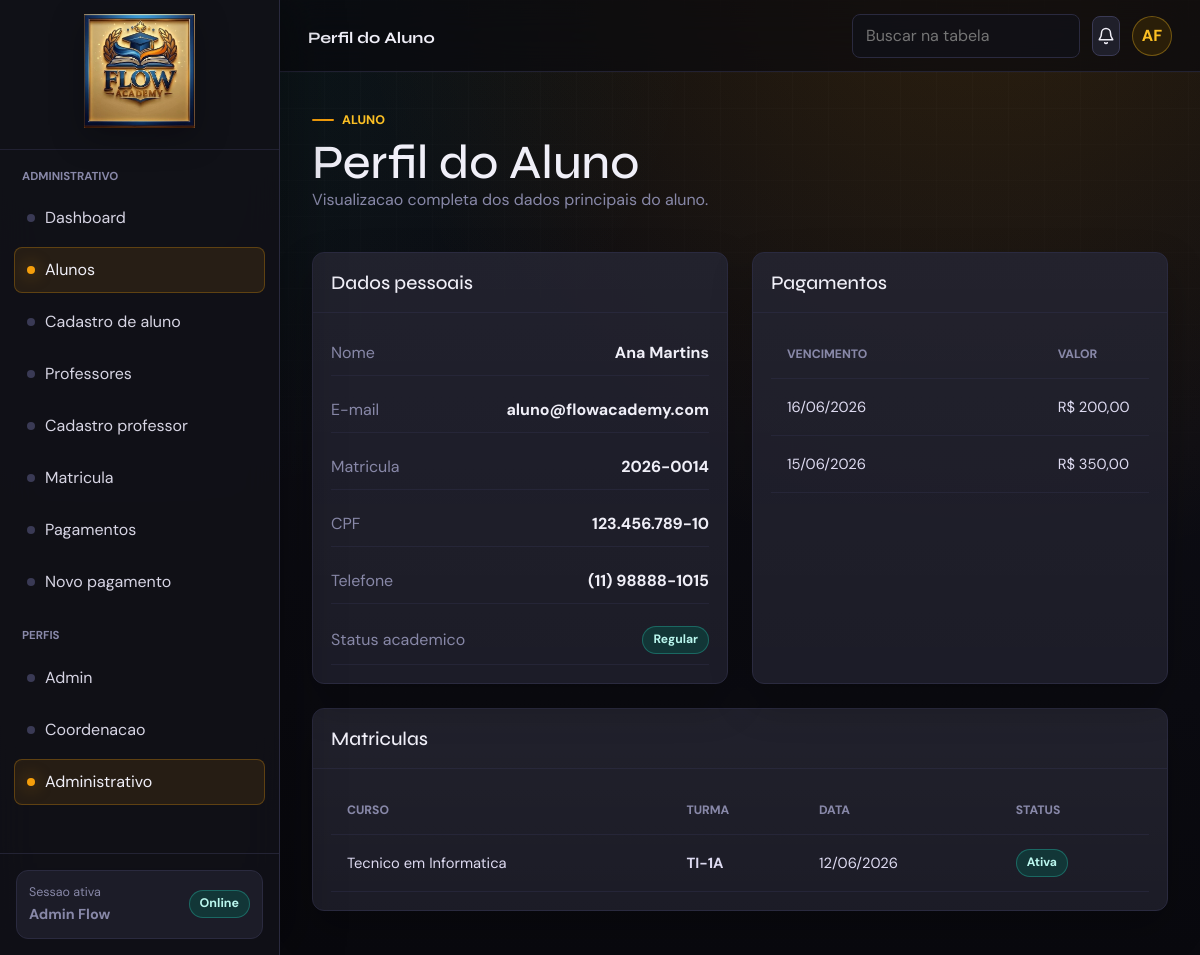
The app's page /web-php/pages/administrativo/aluno_ver.php (signed in) with its own data.
### tables this page shows
CREATE TABLE `alunos` (
  `id_aluno` int(11) NOT NULL AUTO_INCREMENT,
  `id_usuario` int(11) NOT NULL,
  `matricula` varchar(30) NOT NULL,
  `cpf` varchar(14) NOT NULL,
  `telefone` varchar(20) DEFAULT NULL,
  `data_nascimento` date DEFAULT NULL,
  `endereco` varchar(255) DEFAULT NULL,
  `status_academico` enum('regular','trancado','jubilado','evadido') DEFAULT 'regular',
  PRIMARY KEY (`id_aluno`),
  UNIQUE KEY `id_usuario` (`id_usuario`),
  UNIQUE KEY `matricula` (`matricula`),
  UNIQUE KEY `cpf` (`cpf`),
  CONSTRAINT `alunos_ibfk_1` FOREIGN KEY (`id_usuario`) REFERENCES `usuarios` (`id_usuario`) ON DELETE CASCADE
);

CREATE TABLE `usuarios` (
  `id_usuario` int(11) NOT NULL AUTO_INCREMENT,
  `nome` varchar(150) NOT NULL,
  `email` varchar(150) NOT NULL,
  `senha_hash` varchar(255) NOT NULL,
  `perfil` enum('aluno','professor','coordenacao','administrativo','admin') NOT NULL,
  `status` enum('ativo','inativo') DEFAULT 'ativo',
  `ultimo_login` datetime DEFAULT NULL,
  `created_at` datetime DEFAULT current_timestamp(),
  PRIMARY KEY (`id_usuario`),
  UNIQUE KEY `email` (`email`)
);

CREATE TABLE `pagamentos` (
  `id_pagamento` int(11) NOT NULL AUTO_INCREMENT,
  `id_aluno` int(11) NOT NULL,
  `valor` decimal(10,2) NOT NULL,
  `vencimento` date NOT NULL,
  `status` enum('pendente','pago','atrasado','cancelado') DEFAULT 'pendente',
  PRIMARY KEY (`id_pagamento`),
  KEY `id_aluno` (`id_aluno`),
  CONSTRAINT `pagamentos_ibfk_1` FOREIGN KEY (`id_aluno`) REFERENCES `alunos` (`id_aluno`) ON DELETE CASCADE
);

CREATE TABLE `matriculas` (
  `id_matricula` int(11) NOT NULL AUTO_INCREMENT,
  `id_aluno` int(11) NOT NULL,
  `id_turma` int(11) NOT NULL,
  `data_matricula` date NOT NULL,
  `status` enum('ativa','cancelada','concluida') DEFAULT 'ativa',
  PRIMARY KEY (`id_matricula`),
  UNIQUE KEY `uq_aluno_turma` (`id_aluno`,`id_turma`),
  KEY `id_turma` (`id_turma`),
  CONSTRAINT `matriculas_ibfk_1` FOREIGN KEY (`id_aluno`) REFERENCES `alunos` (`id_aluno`),
  CONSTRAINT `matriculas_ibfk_2` FOREIGN KEY (`id_turma`) REFERENCES `turmas` (`id_turma`)
);

CREATE TABLE `cursos` (
  `id_curso` int(11) NOT NULL AUTO_INCREMENT,
  `nome` varchar(120) NOT NULL,
  `descricao` text DEFAULT NULL,
  `carga_horaria` int(11) NOT NULL,
  `status` enum('ativo','inativo') DEFAULT 'ativo',
  PRIMARY KEY (`id_curso`)
);

CREATE TABLE `turmas` (
  `id_turma` int(11) NOT NULL AUTO_INCREMENT,
  `id_curso` int(11) NOT NULL,
  `id_professor` int(11) NOT NULL,
  `codigo_turma` varchar(50) NOT NULL,
  `turno` enum('manha','tarde','noite') NOT NULL,
  `periodo_letivo` varchar(20) NOT NULL,
  `capacidade_maxima` int(11) DEFAULT 35,
  `status` enum('ativa','encerrada') DEFAULT 'ativa',
  PRIMARY KEY (`id_turma`),
  UNIQUE KEY `codigo_turma` (`codigo_turma`),
  KEY `id_curso` (`id_curso`),
  KEY `id_professor` (`id_professor`),
  CONSTRAINT `turmas_ibfk_1` FOREIGN KEY (`id_curso`) REFERENCES `cursos` (`id_curso`),
  CONSTRAINT `turmas_ibfk_2` FOREIGN KEY (`id_professor`) REFERENCES `professores` (`id_professor`)
);

### web-php/includes/funcoes.php (called while the page is built, shortened)
<?php
require_once __DIR__ . '/../config/config.php';
function e($valor)
{
    return htmlspecialchars((string) ($valor ?? ''), ENT_QUOTES, 'UTF-8');
}
function buscarUm($sql, array $parametros = [])
{
    global $pdo;
    $stmt = $pdo->prepare($sql);
    $stmt->execute($parametros);
    $resultado = $stmt->fetch();
    return $resultado ?: null;
}
function buscarTodos($sql, array $parametros = [])
{
    global $pdo;
    $stmt = $pdo->prepare($sql);
    $stmt->execute($parametros);
    return $stmt->fetchAll();
}
function dataBr($data)
{
    return date('d/m/Y', strtotime($data));
}
function moedaBr($numero)
{
    return 'R$ ' . number_format((float) $numero, 2, ',', '.');
}
function statusBadge($status)
{
    $status = strtolower((string) $status);
    if (in_array($status, ['ativo', 'ativa', 'regular', 'aprovado', 'pago'], true)) {
        return 'success';
    }
    return '';
}
function iniciais($nome)
{
    $partes = preg_split('/\s+/', trim((string) $nome));
    $primeira = $partes[0][0] ?? 'F';
    $segunda = $partes[1][0] ?? 'A';
    return strtoupper($primeira . $segunda);
}
function textoStatus($status)
{
    return ucwords(str_replace('_', ' ', (string) $status));
}

### web-php/includes/auth.php (called while the page is built, shortened)
<?php
require_once __DIR__ . '/funcoes.php';
function normalizarPerfil($perfil)
{
    return $perfil === 'financeiro' ? 'administrativo' : (string) $perfil;
}
function usuarioLogado()
{
    $usuario = $_SESSION['usuario'] ?? null;
    if ($usuario !== null && isset($usuario['perfil'])) {
        $perfilNormalizado = normalizarPerfil($usuario['perfil']);
        $usuario['perfil'] = $perfilNormalizado;
    }
    return $usuario;
}
function paginaInicialPorPerfil($perfil)
{
    $perfil = normalizarPerfil($perfil);
    $paginas = [
        'aluno' => 'pages/aluno/dashboard.php',
        'professor' => 'pages/professor/dashboard.php',
        'coordenacao' => 'pages/coordenacao/dashboard.php',
        'administrativo' => 'pages/administrativo/dashboard.php',
        'admin' => 'pages/admin/dashboard.php',
    ];
    return $paginas[$perfil] ?? 'index.php';
}

### web-php/pages/administrativo/aluno_ver.php (the view, shortened to what this page needs)
<?php
require_once __DIR__ . '/../../includes/layout.php';
$idAluno = (int) getValor('id', 0);
if ($idAluno <= 0) {
    $primeiro = buscarUm('SELECT id_aluno FROM alunos ORDER BY id_aluno DESC LIMIT 1');
    $idAluno = (int) ($primeiro['id_aluno'] ?? 0);
}
$aluno = $idAluno > 0 ? buscarUm(
    'SELECT a.*, u.nome, u.email, u.status AS status_usuario, u.ultimo_login
     FROM alunos a
     JOIN usuarios u ON u.id_usuario = a.id_usuario
     WHERE a.id_aluno = :id_aluno',
    [':id_aluno' => $idAluno]
) : null;
$matriculas = [];
$pagamentos = [];
if ($aluno) {
    $matriculas = buscarTodos(
        'SELECT m.*, t.codigo_turma, c.nome AS curso
         FROM matriculas m
         JOIN turmas t ON t.id_turma = m.id_turma
         JOIN cursos c ON c.id_curso = t.id_curso
         WHERE m.id_aluno = :id_aluno
         ORDER BY m.data_matricula DESC',
        [':id_aluno' => $idAluno]
    );
    $pagamentos = buscarTodos(
        'SELECT * FROM pagamentos WHERE id_aluno = :id_aluno ORDER BY vencimento DESC',
        [':id_aluno' => $idAluno]
    );
}
appInicio('Perfil do Aluno', 'administrativo', 'alunos', '../../');
pageHeading('Aluno', 'Perfil do Aluno', 'Visualizacao completa dos dados principais do aluno.');
?>
    <?php if (!$aluno): ?>
      <?php alerta('warning', 'Nenhum aluno encontrado', 'Cadastre um aluno para visualizar o perfil.'); ?>
    <?php else: ?>
      <section class="grid two">
        <article class="panel">
          <div class="panel-header"><h2>Dados pessoais</h2></div>
          <div class="panel-body">
            <div class="info-list">
              <div><span>Nome</span><strong><?= e($aluno['nome']) ?></strong></div>
              <div><span>E-mail</span><strong><?= e($aluno['email']) ?></strong></div>
              <div><span>Matricula</span><strong><?= e($aluno['matricula']) ?></strong></div>
              <div><span>CPF</span><strong><?= e($aluno['cpf']) ?></strong></div>
              <div><span>Telefone</span><strong><?= e($aluno['telefone']) ?></strong></div>
              <div><span>Status academico</span><strong><?= badge($aluno['status_academico'], $aluno['status_academico']) ?></strong></div>
            </div>
          </div>
        </article>
        <article class="panel">
          <div class="panel-header"><h2>Pagamentos</h2></div>
          <div class="panel-body">
            <div class="table-wrap">
              <table>
                <thead><tr><th>Vencimento</th><th>Valor</th><th>Status</th></tr></thead>
                <tbody>
                  <?php foreach ($pagamentos as $pagamento): ?>
                    <tr><td><?= e(dataBr($pagamento['vencimento'])) ?></td><td><?= e(moedaBr($pagamento['valor'])) ?></td><td><?= badge($pagamento['status'], $pagamento['status']) ?></td></tr>
                  <?php endforeach; ?>
                </tbody>
              </table>
            </div>
          </div>
        </article>
      </section>
      <section class="panel">
        <div class="panel-header"><h2>Matriculas</h2></div>
        <div class="panel-body">
          <div class="table-wrap">
            <table id="tabela-principal">
              <thead><tr><th>Curso</th><th>Turma</th><th>Data</th><th>Status</th></tr></thead>
              <tbody>
                <?php foreach ($matriculas as $matricula): ?>
                  <tr><td><?= e($matricula['curso']) ?></td><td><strong><?= e($matricula['codigo_turma']) ?></strong></td><td><?= e(dataBr($matricula['data_matricula'])) ?></td><td><?= badge($matricula['status'], $matricula['status']) ?></td></tr>
                <?php endforeach; ?>
              </tbody>
            </table>
          </div>
        </div>
      </section>
    <?php endif; ?>
<?php appFim('../../'); ?>

### web-php/includes/layout.php (shortened to what this page needs)
<?php
require_once __DIR__ . '/auth.php';
function areasVisiveisPorPerfil($perfil)
{
    $areas = [
        'aluno' => ['aluno'],
        'professor' => ['professor'],
        'coordenacao' => ['coordenacao'],
        'administrativo' => ['administrativo'],
        'admin' => ['admin', 'coordenacao', 'administrativo'],
    ];
    return $areas[$perfil] ?? [];
}
function appInicio($titulo, $area, $ativo, $prefixo = '../../')
{
    $usuario = usuarioLogado();
    $menus = menusDoSistema();
    $menuAtual = $menus[$area] ?? $menus['aluno'];
    $perfil = $usuario['perfil'] ?? 'visitante';
    $areasVisiveis = areasVisiveisPorPerfil($perfil);
    $mostrarPerfis = count($areasVisiveis) > 1;
    $dashboardUsuario = paginaInicialPorPerfil($perfil);
    $nome = $usuario['nome'] ?? 'Flow Academy';
    ?>
<!doctype html>
<html lang="pt-BR">
<head>
  <link href="<?= e($prefixo) ?>assets/vendor/bootstrap/css/bootstrap.min.css" rel="stylesheet">
  <link rel="stylesheet" href="<?= e($prefixo) ?>assets/css/main.css?v=20260622-2">
</head>
<body class="app-shell">
  <aside class="sidebar" aria-label="Navegacao principal">
    <div class="sidebar-header">
      <a class="brand" href="<?= e($prefixo . $dashboardUsuario) ?>">
        <img class="brand-logo" src="<?= e($prefixo) ?>assets/images/logo-flow-academy-gold.jpg" alt="Logo Flow Academy">
      </a>
    </div>
    <div class="sidebar-content">
      <nav class="nav-section">
        <p class="nav-title"><?= e($menuAtual['titulo']) ?></p>
        <ul class="nav-list">
          <?php foreach ($menuAtual['itens'] as $chave => $item): ?>
            <li>
              <a class="nav-link <?= $ativo === $chave ? 'active' : '' ?>" href="<?= e($prefixo . $item['href']) ?>">
                <span class="nav-dot"></span><?= e($item['texto']) ?>
              </a>
            </li>
          <?php endforeach; ?>
        </ul>
      </nav>
      <?php if ($mostrarPerfis): ?>
        <nav class="nav-section">
          <p class="nav-title">Perfis</p>
          <ul class="nav-list">
            <?php foreach ($areasVisiveis as $chaveArea): ?>
              <?php
                $menuPerfil = $menus[$chaveArea];
                $primeiroItem = array_values($menuPerfil['itens'])[0];
              ?>
              <li>
                <a class="nav-link <?= $area === $chaveArea ? 'active' : '' ?>" href="<?= e($prefixo . $primeiroItem['href']) ?>">
                  <span class="nav-dot"></span><?= e($menuPerfil['titulo']) ?>
                </a>
              </li>
            <?php endforeach; ?>
          </ul>
        </nav>
      <?php endif; ?>
    </div>
    <div class="sidebar-footer">
      <a class="role-pill" href="<?= e($prefixo) ?>logout.php">
        <span><span>Sessao ativa</span><strong><?= e($nome) ?></strong></span>
        <span class="badge success">Online</span>
      </a>
    </div>
  </aside>
  <div class="app-frame">
    <header class="topbar">
      <div class="topbar-left">
        <div class="top-path"><strong><?= e($titulo) ?></strong></div>
      </div>
      <div class="topbar-right">
        <input class="control top-search" type="search" placeholder="Buscar na tabela" data-table-filter="#tabela-principal">
        <button class="icon-btn" type="button" data-tooltip="Notificacoes" data-toast="Nenhuma notificacao nova." aria-label="Notificacoes">
          <svg class="icon" viewBox="0 0 24 24" aria-hidden="true">
            <path d="M18 8a6 6 0 0 0-12 0c0 7-3 7-3 9h18c0-2-3-2-3-9"></path>
            <path d="M13.73 21a2 2 0 0 1-3.46 0"></path>
          </svg>
        </button>
        <div class="dropdown">
          <button class="avatar" type="button" data-bs-toggle="dropdown" aria-expanded="false" aria-label="Menu do usuario"><?= e(iniciais($nome)) ?></button>
        </div>
      </div>
    </header>
    <main class="main-content">
    <?php
}
function pageHeading($eyebrow, $titulo, $texto, $acoes = '')
{
    ?>
      <section class="page-heading">
        <div>
          <span class="eyebrow"><?= e($eyebrow) ?></span>
          <h1><?= e($titulo) ?></h1>
          <p><?= e($texto) ?></p>
        </div>
      </section>
    <?php
}
    ?>
    <?php
function badge($texto, $status)
{
    return '<span class="badge ' . e(statusBadge($status)) . '">' . e(textoStatus($texto)) . '</span>';
}
function appFim($prefixo = '../../')
{
    ?>
    </main>
  </div>
</body>
</html>
    <?php
}

### records on screen
alunos: id_usuario.nome "Ana Martins", id_usuario.email "aluno@flowacademy.com", matricula "2026-0014", cpf "123.456.789-10", telefone "(11) 98888-1015", status_academico "Regular"
pagamentos: vencimento "16/06/2026", valor "R$ 200,00"
pagamentos: vencimento "15/06/2026", valor "R$ 350,00"
matriculas: cursos.nome "Tecnico em Informatica", id_turma.codigo_turma "TI-1A", data_matricula "12/06/2026", status "Ativa"

### other values on screen
$menuAtual['titulo'] "ADMINISTRATIVO"
$item['texto'] "Dashboard"
$item['texto'] "Alunos"
$item['texto'] "Cadastro de aluno"
$item['texto'] "Professores"
$item['texto'] "Cadastro professor"
$item['texto'] "Matricula"
$item['texto'] "Pagamentos"
$item['texto'] "Novo pagamento"
$menuPerfil['titulo'] "Admin"
$menuPerfil['titulo'] "Coordenacao"
$menuPerfil['titulo'] "Administrativo"
$nome "Admin Flow"
$titulo "Perfil do Aluno"
iniciais($nome) "AF"
